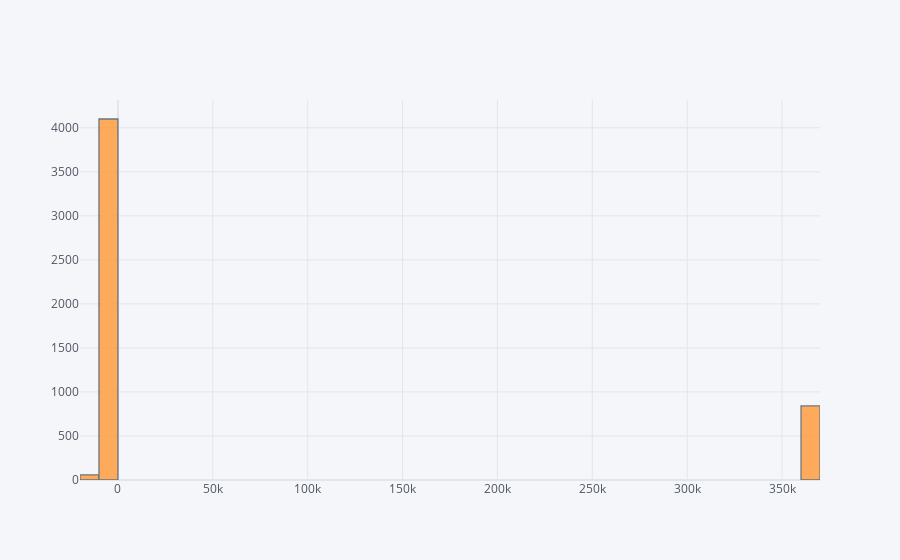

The notebook cell this image was saved under:
### Code cell
# check days of employment before customers applied for loan
loan['DAYS_EMPLOYED'].iplot(kind='histogram')

### Figure 1 — Plotly figure (JSON) as saved in the notebook; plotly's stock layout.template omitted (floating-point values rounded to 4 significant figures; data arrays with more than 128 entries replaced by an {"elided": "..."} marker saying what was removed)
{"data": [{"histfunc": "count", "histnorm": "", "marker": {"color": "rgba(255, 153, 51, 1.0)", "line": {"color": "#4D5663", "width": 1.3}}, "name": "DAYS_EMPLOYED", "opacity": 0.8, "orientation": "v", "type": "histogram", "x": {"elided": "5000 int values"}}], "layout": {"barmode": "overlay", "legend": {"bgcolor": "#F5F6F9", "font": {"color": "#4D5663"}}, "paper_bgcolor": "#F5F6F9", "plot_bgcolor": "#F5F6F9", "title": {"font": {"color": "#4D5663"}}, "xaxis": {"gridcolor": "#E1E5ED", "showgrid": true, "tickfont": {"color": "#4D5663"}, "title": {"font": {"color": "#4D5663"}, "text": ""}, "zerolinecolor": "#E1E5ED"}, "yaxis": {"gridcolor": "#E1E5ED", "showgrid": true, "tickfont": {"color": "#4D5663"}, "title": {"font": {"color": "#4D5663"}, "text": ""}, "zerolinecolor": "#E1E5ED"}}}
